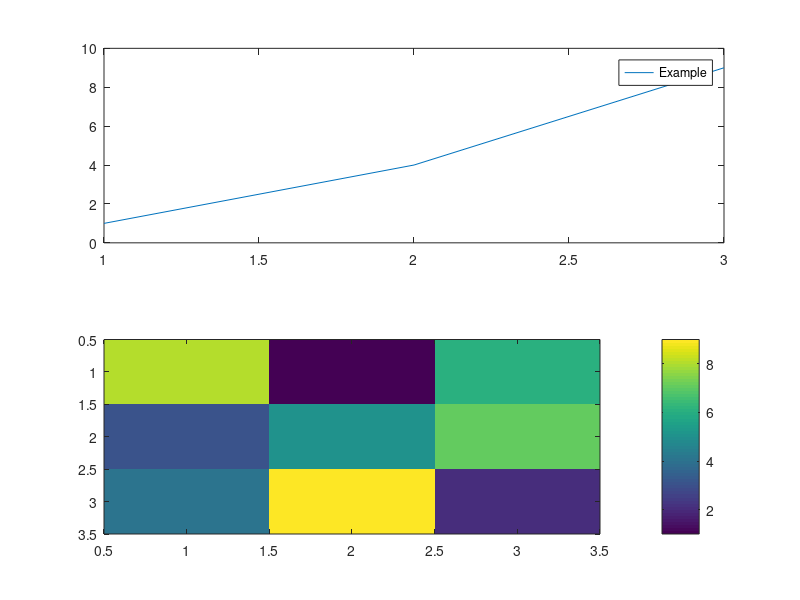
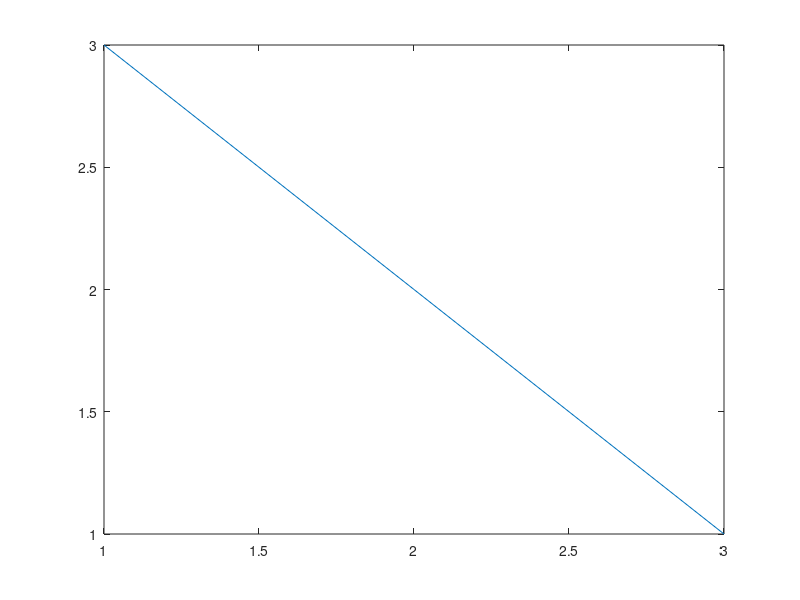

MATLAB code to generate these figures, in order: (Note: this script raises an error after producing the figures.)
function testSaveV9Figures()
% Run in a fresh MATLAB session after setup_project; addpath('tests').
% Close the original windows during export and verify every snapshot survives.
    assert(isempty(findall(groot, 'Type', 'figure')), ...
        'Run testSaveV9Figures in a fresh MATLAB session.');
    outputRoot = tempname;
    mkdir(outputRoot);
    cleanup = onCleanup(@() cleanupTest(outputRoot));

    first = figure(7);
    set(first, 'Visible', 'off', 'Position', [100, 100, 400, 300]);
    ax = subplot(2, 1, 1, 'Parent', first);
    plot(ax, 1:3, [1, 4, 9]);
    legend(ax, 'Example');
    ax = subplot(2, 1, 2, 'Parent', first);
    imagesc(ax, magic(3));
    colorbar(ax);
    second = figure(8);
    set(second, 'Visible', 'off', 'Position', [100, 100, 400, 300]);
    plot(axes('Parent', second), 1:3, [3, 2, 1]);

    % openfig runs this saved callback when the first private copy opens.
    % It deletes both originals, reproducing handle loss during PNG export.
    first.CreateFcn = @closeOriginalWindows;
    setappdata(groot, 'saveV9FiguresTestOriginals', [first, second]);
    outputFolder = saveV9Figures(outputRoot);

    assert(~isgraphics(first) && ~isgraphics(second), ...
        'The original windows must actually close during this test.');
    assert(numel(dir(fullfile(outputFolder, '*.fig'))) == 2);
    assert(numel(dir(fullfile(outputFolder, '*.png'))) == 2);
    assert(isempty(findall(groot, 'Type', 'figure')), ...
        'Export copies must be cleaned up.');
    for number = [7, 8]
        fileBase = fullfile(outputFolder, sprintf('figure_%02d', number));
        info = imfinfo([fileBase, '.png']);
        assert(info.Width > 0 && info.Height > 0);
        restored = openfig([fileBase, '.fig'], 'new', 'invisible');
        assert(~isempty(findall(restored, 'Type', 'axes')));
        if number == 7
            line = findobj(restored, 'Type', 'line');
            assert(isequal(line(1).YData, [1, 4, 9]));
            assert(~isempty(findall(restored, 'Type', 'colorbar')));
        end
        delete(restored);
    end
    fprintf('Figure snapshot/export checks passed after closing original windows.\n');
end

function closeOriginalWindows(~, ~)
    key = 'saveV9FiguresTestOriginals';
    if isappdata(groot, key)
        originals = getappdata(groot, key);
        rmappdata(groot, key);
        delete(originals(isgraphics(originals, 'figure')));
    end
end

function cleanupTest(outputRoot)
    closeOriginalWindows([], []);
    if isfolder(outputRoot)
        rmdir(outputRoot, 's');
    end
end
